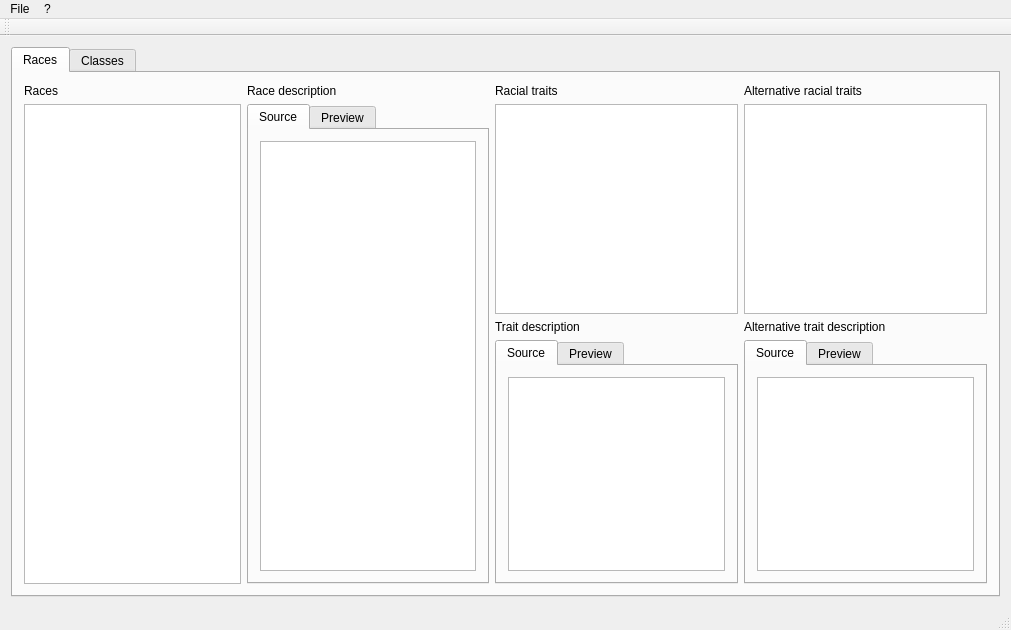
<?xml version="1.0" encoding="UTF-8"?>
<ui version="4.0">
 <class>MainWindow</class>
 <widget class="QMainWindow" name="MainWindow">
  <property name="geometry">
   <rect>
    <x>0</x>
    <y>0</y>
    <width>1011</width>
    <height>630</height>
   </rect>
  </property>
  <property name="contextMenuPolicy">
   <enum>Qt::DefaultContextMenu</enum>
  </property>
  <property name="windowTitle">
   <string>Pathfinder Race &amp; Class editor for Fantasy Grounds</string>
  </property>
  <widget class="QWidget" name="centralWidget">
   <layout class="QHBoxLayout" name="horizontalLayout">
    <item>
     <layout class="QVBoxLayout" name="verticalLayout">
      <item>
       <widget class="QTabWidget" name="tabWidget">
        <property name="currentIndex">
         <number>0</number>
        </property>
        <widget class="QWidget" name="tab_races">
         <attribute name="title">
          <string>Races</string>
         </attribute>
         <layout class="QGridLayout" name="gridLayout">
          <item row="0" column="0">
           <widget class="QLabel" name="label_races">
            <property name="text">
             <string>Races</string>
            </property>
           </widget>
          </item>
          <item row="0" column="1">
           <widget class="QLabel" name="label_race_description">
            <property name="text">
             <string>Race description</string>
            </property>
           </widget>
          </item>
          <item row="0" column="2">
           <widget class="QLabel" name="label_racial_trait">
            <property name="text">
             <string>Racial traits</string>
            </property>
           </widget>
          </item>
          <item row="0" column="3">
           <widget class="QLabel" name="label_alternative_racial_trait">
            <property name="text">
             <string>Alternative racial traits</string>
            </property>
           </widget>
          </item>
          <item row="1" column="0" rowspan="3">
           <widget class="QListWidget" name="listWidget_races">
            <property name="contextMenuPolicy">
             <enum>Qt::CustomContextMenu</enum>
            </property>
            <property name="dragEnabled">
             <bool>true</bool>
            </property>
            <property name="dragDropMode">
             <enum>QAbstractItemView::InternalMove</enum>
            </property>
            <property name="uniformItemSizes">
             <bool>false</bool>
            </property>
           </widget>
          </item>
          <item row="1" column="1" rowspan="3">
           <widget class="QTabWidget" name="tabWidget_4">
            <property name="currentIndex">
             <number>0</number>
            </property>
            <widget class="QWidget" name="tab_5">
             <attribute name="title">
              <string>Source</string>
             </attribute>
             <layout class="QGridLayout" name="gridLayout_6">
              <item row="0" column="0">
               <widget class="CustomTextEdit" name="plainTextEdit_race_description_source"/>
              </item>
             </layout>
            </widget>
            <widget class="QWidget" name="tab_6">
             <attribute name="title">
              <string>Preview</string>
             </attribute>
             <layout class="QGridLayout" name="gridLayout_7">
              <item row="0" column="0">
               <widget class="QTextEdit" name="textEdit_race_description_preview">
                <property name="readOnly">
                 <bool>true</bool>
                </property>
                <property name="acceptRichText">
                 <bool>true</bool>
                </property>
               </widget>
              </item>
             </layout>
            </widget>
           </widget>
          </item>
          <item row="1" column="2">
           <widget class="QListWidget" name="listWidget_racial_traits">
            <property name="contextMenuPolicy">
             <enum>Qt::CustomContextMenu</enum>
            </property>
           </widget>
          </item>
          <item row="1" column="3">
           <widget class="QListWidget" name="listWidget_alernative_racial_traits">
            <property name="contextMenuPolicy">
             <enum>Qt::CustomContextMenu</enum>
            </property>
           </widget>
          </item>
          <item row="2" column="2">
           <widget class="QLabel" name="label_trait_description">
            <property name="text">
             <string>Trait description</string>
            </property>
           </widget>
          </item>
          <item row="2" column="3">
           <widget class="QLabel" name="label_alternative_trait_description">
            <property name="text">
             <string>Alternative trait description</string>
            </property>
           </widget>
          </item>
          <item row="3" column="2">
           <widget class="QTabWidget" name="tabWidget_2">
            <property name="currentIndex">
             <number>0</number>
            </property>
            <widget class="QWidget" name="tab">
             <attribute name="title">
              <string>Source</string>
             </attribute>
             <layout class="QGridLayout" name="gridLayout_3">
              <item row="0" column="0">
               <widget class="CustomTextEdit" name="plainTextEdit_racial_trait_description_source"/>
              </item>
             </layout>
            </widget>
            <widget class="QWidget" name="tab_2">
             <attribute name="title">
              <string>Preview</string>
             </attribute>
             <layout class="QGridLayout" name="gridLayout_2">
              <item row="0" column="0">
               <widget class="QTextEdit" name="textEdit_racial_trait_description_preview">
                <property name="readOnly">
                 <bool>true</bool>
                </property>
                <property name="acceptRichText">
                 <bool>true</bool>
                </property>
               </widget>
              </item>
             </layout>
            </widget>
           </widget>
          </item>
          <item row="3" column="3">
           <widget class="QTabWidget" name="tabWidget_3">
            <property name="currentIndex">
             <number>0</number>
            </property>
            <widget class="QWidget" name="tab_3">
             <attribute name="title">
              <string>Source</string>
             </attribute>
             <layout class="QGridLayout" name="gridLayout_4">
              <item row="0" column="0">
               <widget class="CustomTextEdit" name="plainTextEdit_alternative_trait_description_source"/>
              </item>
             </layout>
            </widget>
            <widget class="QWidget" name="tab_4">
             <attribute name="title">
              <string>Preview</string>
             </attribute>
             <layout class="QGridLayout" name="gridLayout_5">
              <item row="0" column="0">
               <widget class="QTextEdit" name="textEdit_alternative_trait_description_preview">
                <property name="readOnly">
                 <bool>true</bool>
                </property>
                <property name="acceptRichText">
                 <bool>true</bool>
                </property>
               </widget>
              </item>
             </layout>
            </widget>
           </widget>
          </item>
         </layout>
        </widget>
        <widget class="QWidget" name="tab_classes">
         <attribute name="title">
          <string>Classes</string>
         </attribute>
        </widget>
       </widget>
      </item>
     </layout>
    </item>
   </layout>
  </widget>
  <widget class="QMenuBar" name="menuBar">
   <property name="geometry">
    <rect>
     <x>0</x>
     <y>0</y>
     <width>1011</width>
     <height>21</height>
    </rect>
   </property>
   <widget class="QMenu" name="menuFile">
    <property name="title">
     <string>File</string>
    </property>
    <addaction name="actionOpen"/>
    <addaction name="actionSave"/>
    <addaction name="actionSave_as"/>
    <addaction name="separator"/>
    <addaction name="actionExit"/>
   </widget>
   <widget class="QMenu" name="menu">
    <property name="title">
     <string>?</string>
    </property>
    <addaction name="actionAbout"/>
   </widget>
   <addaction name="menuFile"/>
   <addaction name="menu"/>
  </widget>
  <widget class="QToolBar" name="mainToolBar">
   <attribute name="toolBarArea">
    <enum>TopToolBarArea</enum>
   </attribute>
   <attribute name="toolBarBreak">
    <bool>false</bool>
   </attribute>
  </widget>
  <widget class="QStatusBar" name="statusBar"/>
  <action name="actionOpen">
   <property name="text">
    <string>Open</string>
   </property>
  </action>
  <action name="actionSave">
   <property name="text">
    <string>Save</string>
   </property>
  </action>
  <action name="actionSave_as">
   <property name="text">
    <string>Save as...</string>
   </property>
  </action>
  <action name="actionExit">
   <property name="text">
    <string>Exit</string>
   </property>
  </action>
  <action name="actionAbout">
   <property name="text">
    <string>About</string>
   </property>
  </action>
 </widget>
 <layoutdefault spacing="6" margin="11"/>
 <customwidgets>
  <customwidget>
   <class>CustomTextEdit</class>
   <extends>QPlainTextEdit</extends>
   <header>customtextedit.h</header>
  </customwidget>
 </customwidgets>
 <tabstops>
  <tabstop>listWidget_racial_traits</tabstop>
  <tabstop>textEdit_racial_trait_description_preview</tabstop>
  <tabstop>listWidget_races</tabstop>
  <tabstop>listWidget_alernative_racial_traits</tabstop>
  <tabstop>tabWidget_2</tabstop>
  <tabstop>tabWidget</tabstop>
  <tabstop>plainTextEdit_racial_trait_description_source</tabstop>
  <tabstop>tabWidget_3</tabstop>
  <tabstop>plainTextEdit_alternative_trait_description_source</tabstop>
  <tabstop>textEdit_alternative_trait_description_preview</tabstop>
  <tabstop>tabWidget_4</tabstop>
  <tabstop>plainTextEdit_race_description_source</tabstop>
  <tabstop>textEdit_race_description_preview</tabstop>
 </tabstops>
 <resources/>
 <connections/>
</ui>
